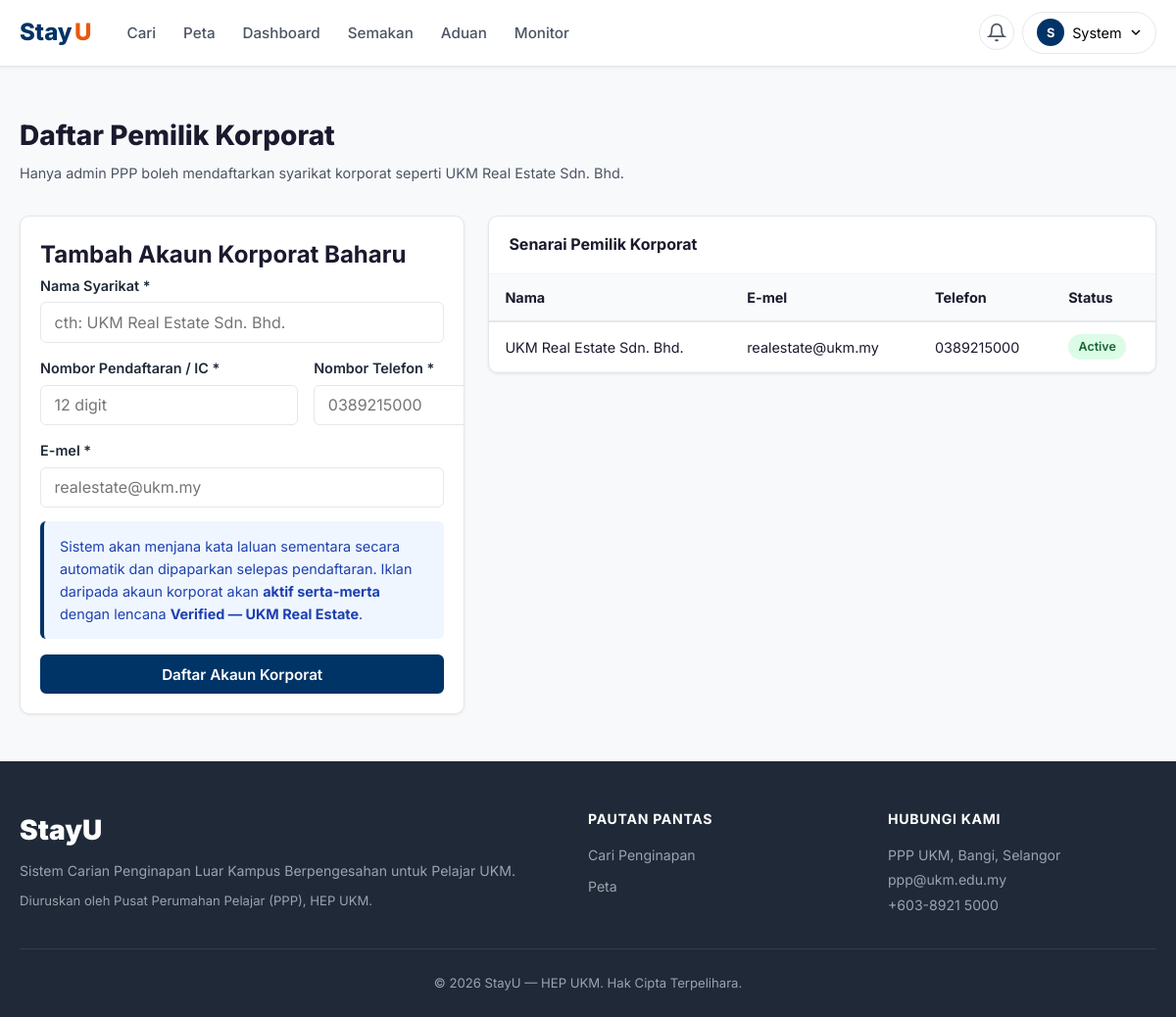
/admin/register_corporate (signed in), run on the app's committed database.
### tables this page shows
CREATE TABLE users (
    user_id         INT AUTO_INCREMENT PRIMARY KEY,
    role            ENUM('pelajar','pemilik','admin') NOT NULL,
    owner_type      ENUM('individu','korporat') DEFAULT NULL,
    full_name       VARCHAR(150) NOT NULL,
    matric_number   VARCHAR(20)  DEFAULT NULL UNIQUE,
    ic_number       VARCHAR(20)  DEFAULT NULL UNIQUE,
    email           VARCHAR(150) DEFAULT NULL UNIQUE,
    phone_number    VARCHAR(20)  DEFAULT NULL,
    password_hash   VARCHAR(255) NOT NULL,
    profile_photo   VARCHAR(255) DEFAULT NULL,
    status          ENUM('active','suspended') NOT NULL DEFAULT 'active',
    created_at      TIMESTAMP DEFAULT CURRENT_TIMESTAMP,
    updated_at      TIMESTAMP DEFAULT CURRENT_TIMESTAMP ON UPDATE CURRENT_TIMESTAMP
);

### app/controllers/AdminController.php (called while the page is built, shortened)
<?php
class AdminController {
    private User $userModel;
    public function __construct() {
        $this->userModel      = new User();
    }
    public function register_corporate(?string $param = null): void {
        $corporates = array_filter(
            $this->userModel->getAllOwners(),
            fn($u) => $u['owner_type'] === 'korporat'
        );
        $data = [
            'csrf'       => csrfToken(),
            'corporates' => $corporates,
            'tempPass'   => getFlash('corp_temp_password'),
            'tempName'   => getFlash('corp_temp_name'),
        ];
        require BASE_PATH . '/app/views/admin/register_corporate.php';
    }
}

### index.php (called while the page is built, shortened)
<?php
require_once BASE_PATH . '/config/db.php';
require_once BASE_PATH . '/helpers/session.php';
require_once BASE_PATH . '/helpers/validator.php';
spl_autoload_register(function (string $class): void {
    $paths = [
        BASE_PATH . '/app/models/' . $class . '.php',
        BASE_PATH . '/app/controllers/' . $class . '.php',
    ];
    foreach ($paths as $path) {
        if (file_exists($path)) {
            return;
        }
    }
});
$url = trim($_GET['url'] ?? '', '/');
$segments = array_filter(explode('/', $url));
$segments = array_values($segments);
$action     = $segments[1] ?? 'index';
$param      = $segments[2] ?? null;
$ctrl = new $controllerClass();
$ctrl->$action($param);

### helpers/validator.php (called while the page is built, shortened)
<?php
function csrfToken(): string {
    return $_SESSION['csrf_token'];
}

### config/db.php (called while the page is built, shortened)
<?php
function getPDO(): PDO {
    static $pdo = null;
    if ($pdo === null) {
        $dsn = 'mysql:host=' . DB_HOST . ';dbname=' . DB_NAME . ';charset=' . DB_CHARSET;
        $options = [
            PDO::ATTR_ERRMODE            => PDO::ERRMODE_EXCEPTION,
            PDO::ATTR_DEFAULT_FETCH_MODE => PDO::FETCH_ASSOC,
            PDO::ATTR_EMULATE_PREPARES   => false,
        ];
        try {
            $pdo = new PDO($dsn, DB_USER, DB_PASS, $options);
        } catch (PDOException $e) {
            http_response_code(500);
            die(json_encode(['error' => 'Database connection failed.']));
        }
    }
    return $pdo;
}

### app/models/User.php (called while the page is built, shortened)
<?php
class User {
    private PDO $pdo;
    public function __construct() {
        $this->pdo = getPDO();
    }
    public function getAllOwners(): array {
        $stmt = $this->pdo->query("SELECT * FROM users WHERE role = 'pemilik' ORDER BY created_at DESC");
        return $stmt->fetchAll();
    }
}

### helpers/session.php (called while the page is built, shortened)
<?php
function getFlash(string $key): ?string {
    $msg = $_SESSION['flash'][$key] ?? null;
    return $msg;
}

### app/views/admin/register_corporate.php (the view, shortened to what this page needs)
<?php
require BASE_PATH . '/app/views/layouts/header.php';
?>
<?php require BASE_PATH . '/app/views/layouts/navbar.php'; ?>
<main class="form-page">
<div class="container">
    <div class="page-header">
        <h1>Daftar Pemilik Korporat</h1>
        <p class="text-muted">Hanya admin PPP boleh mendaftarkan syarikat korporat seperti UKM Real Estate Sdn. Bhd.</p>
    </div>
    <div class="split-layout">
        <div class="card card-body">
            <h2>Tambah Akaun Korporat Baharu</h2>
            <form method="POST" action="<?= BASE_URL ?>/admin/register_corporate">
                <div class="form-group">
                    <label for="full_name">Nama Syarikat *</label>
                    <input type="text" id="full_name" name="full_name"
                           placeholder="cth: UKM Real Estate Sdn. Bhd." required>
                </div>
                <div class="form-row">
                    <div class="form-group">
                        <label for="ic_number">Nombor Pendaftaran / IC *</label>
                        <input type="text" id="ic_number" name="ic_number"
                               placeholder="12 digit" required maxlength="14">
                    </div>
                    <div class="form-group">
                        <label for="phone_number">Nombor Telefon *</label>
                        <input type="tel" id="phone_number" name="phone_number"
                               placeholder="0389215000" required>
                    </div>
                </div>
                <div class="form-group">
                    <label for="email">E-mel *</label>
                    <input type="email" id="email" name="email"
                           placeholder="realestate@ukm.my" required>
                </div>
                <div class="alert alert-info">
                    Sistem akan menjana kata laluan sementara secara automatik dan dipaparkan selepas pendaftaran.
                    Iklan daripada akaun korporat akan <strong>aktif serta-merta</strong> dengan lencana
                    <strong>Verified — UKM Real Estate</strong>.
                </div>
                <button type="submit" class="btn btn-primary btn-block">Daftar Akaun Korporat</button>
            </form>
        </div>
        <div class="card">
            <div class="card-header"><h2>Senarai Pemilik Korporat</h2></div>
            <?php if (empty($data['corporates'])): ?>
            <p class="empty-state">Tiada pemilik korporat berdaftar.</p>
            <?php else: ?>
            <div class="table-responsive">
            <table class="data-table">
                <thead>
                    <tr><th>Nama</th><th>E-mel</th><th>Telefon</th><th>Status</th></tr>
                </thead>
                <tbody>
                <?php foreach ($data['corporates'] as $c): ?>
                <tr>
                    <td><?= htmlspecialchars($c['full_name']) ?></td>
                    <td><?= htmlspecialchars($c['email'] ?? '—') ?></td>
                    <td><?= htmlspecialchars($c['phone_number'] ?? '—') ?></td>
                    <td>
                        <span class="badge badge-<?= $c['status'] ?>"><?= ucfirst($c['status']) ?></span>
                    </td>
                </tr>
                <?php endforeach; ?>
                </tbody>
            </table>
            </div>
            <?php endif; ?>
        </div>
    </div>
</div>
</main>
<?php require BASE_PATH . '/app/views/layouts/footer.php'; ?>

### public/css/style.css (style rules this page uses)
*, *::before, *::after { box-sizing: border-box; margin: 0; padding: 0; }
html { font-size: 16px; scroll-behavior: smooth; }
body { font-family: 'Inter', -apple-system, BlinkMacSystemFont, sans-serif; background: #f8f9fb; color: #1a1a2e; line-height: 1.6; min-height: 100vh; display: flex; flex-direction: column; }
button { cursor: pointer; font-family: inherit; }
input, select, textarea, button { font-family: inherit; font-size: 1rem; }
:root { --primary: #003366; --primary-dk: #002244; --green: #16a34a; --red: #dc2626; --orange: #ea580c; --yellow: #ca8a04; --purple: #7c3aed; --gray-50: #f9fafb; --gray-100: #f3f4f6; --gray-200: #e5e7eb; --gray-400: #9ca3af; --gray-600: #4b5563; --gray-800: #1f2937; --shadow-sm: 0 1px 3px rgba(0,0,0,.08); --shadow: 0 4px 12px rgba(0,0,0,.1); --radius: 10px; --radius-sm: 6px; }
.container { max-width: 1200px; margin: 0 auto; padding: 0 1.25rem; }
main { flex: 1; padding: 2rem 0 3rem; }
.btn { display: inline-flex; align-items: center; gap: .4rem; padding: .55rem 1.2rem; border-radius: var(--radius-sm); font-weight: 600; font-size: .95rem; border: 2px solid transparent; cursor: pointer; transition: all .15s; white-space: nowrap; text-decoration: none; }
.btn-primary { background: var(--primary); color: #fff; border-color: var(--primary); }
.btn-block { width: 100%; justify-content: center; }
.form-group { display: flex; flex-direction: column; gap: .35rem; margin-bottom: .9rem; }
.form-group label { font-weight: 600; font-size: .9rem; color: var(--gray-800); }
.form-group input, .form-group select, .form-group textarea { padding: .6rem .85rem; border: 1.5px solid var(--gray-200); border-radius: var(--radius-sm); background: #fff; color: var(--gray-800); transition: border-color .15s; }
.form-row { display: grid; grid-template-columns: 1fr 1fr; gap: 1rem; }
.alert { padding: .85rem 1rem; border-radius: var(--radius-sm); font-size: .9rem; margin-bottom: 1rem; border-left: 4px solid; }
.alert-info { background: #eff6ff; border-color: var(--primary); color: #1e40af; }
.card { background: #fff; border-radius: var(--radius); box-shadow: var(--shadow-sm); border: 1px solid var(--gray-200); overflow: hidden; }
.card-header { display: flex; align-items: center; justify-content: space-between; padding: 1rem 1.25rem; border-bottom: 1px solid var(--gray-100); }
.card-header h2 { font-size: 1rem; font-weight: 700; }
.card-body { padding: 1.25rem; }
.badge { display: inline-block; padding: .2rem .65rem; border-radius: 999px; font-size: .78rem; font-weight: 600; }
.badge-active { background: #dcfce7; color: #166534; }
.page-header { margin-bottom: 2rem; }
.page-header h1 { font-size: 1.75rem; font-weight: 800; }
.page-header .text-muted { color: var(--gray-600); margin-top: .3rem; }
.text-muted { color: var(--gray-600); font-size: .9rem; }
.table-responsive { overflow-x: auto; }
.data-table { width: 100%; border-collapse: collapse; font-size: .9rem; }
.data-table th { background: var(--gray-50); font-weight: 700; padding: .75rem 1rem; text-align: left; border-bottom: 2px solid var(--gray-200); white-space: nowrap; }
.data-table td { padding: .75rem 1rem; border-bottom: 1px solid var(--gray-100); }
.form-page .container { padding-top: 1rem; }
.split-layout { display: grid; grid-template-columns: 1fr 1.5fr; gap: 1.5rem; align-items: start; }

### data on the page
users: full_name "UKM Real Estate Sdn. Bhd.", email "realestate@ukm.my", phone_number "0389215000", status "Active"

### other printed values
substr($currentUser['full_name'], 0, 1) "S"
explode(' ', $currentUser['full_name'])[0] "System"
